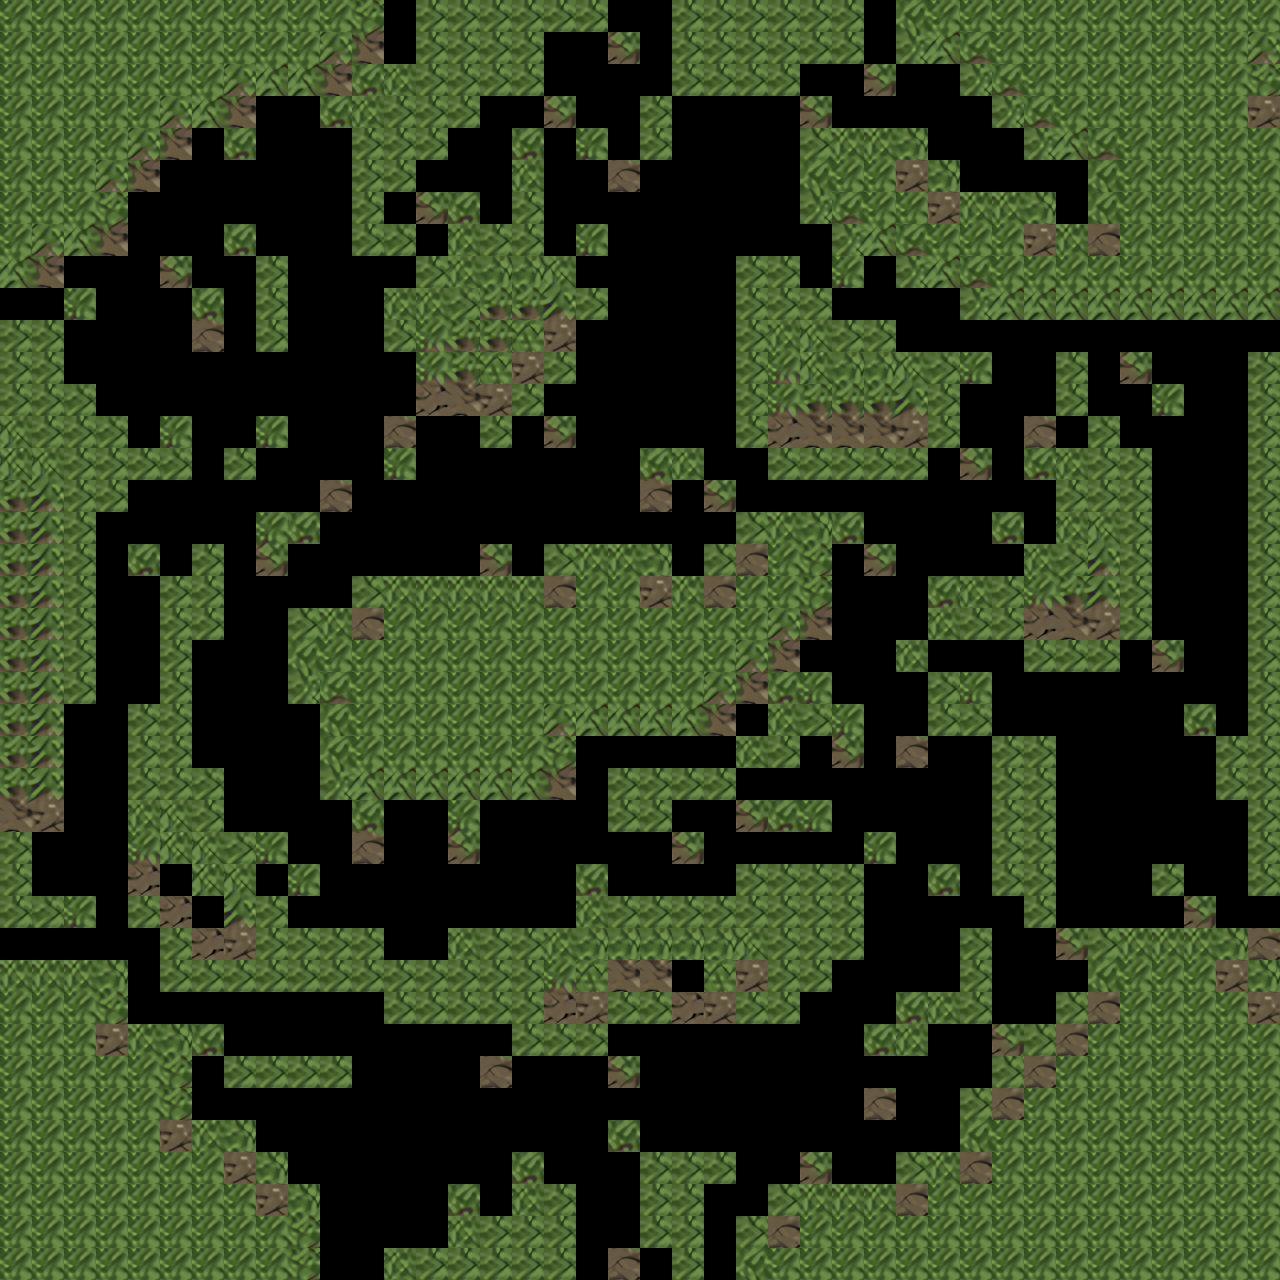

Below is a game level as drawn by its tile map, then a one-line description and the .tmx file that defines it, in full:
An orthogonal 40x40 tile map with 32x32 px tiles, 1 tile layer (Kachelebene 1) and 2 objects (start, goal).

<map version="1.0" tiledversion="2018.05.24" orientation="orthogonal" renderorder="left-up" width="40" height="40" tilewidth="32" tileheight="32" infinite="0" nextlayerid="3" nextobjectid="3">
 <tileset firstgid="1" source="grass.tsx" />
 <layer id="1" name="Kachelebene 1" width="40" height="40">
  <data encoding="csv">
52,52,52,52,52,52,52,52,52,52,52,53,28,1,1,1,1,1,1,39,18,1,1,1,1,1,1,26,51,52,52,52,52,52,52,52,52,52,52,52,
52,52,52,52,52,52,52,52,52,52,54,63,28,1,1,1,1,39,17,70,28,1,1,1,1,1,1,26,61,62,55,52,52,52,52,52,52,52,52,54,
52,52,52,52,52,52,52,54,62,62,63,59,50,1,1,1,1,26,27,19,38,1,1,1,1,39,17,70,27,27,61,55,52,52,52,52,52,52,52,53,
52,52,52,52,52,54,62,63,27,27,59,50,1,1,1,16,17,70,27,28,1,39,17,17,17,70,27,27,27,19,20,61,55,52,52,52,52,52,52,64,
52,52,52,52,54,63,27,59,37,20,28,1,1,1,16,30,59,37,60,28,1,36,37,37,20,41,42,42,43,29,30,27,61,62,55,52,52,52,52,52,
52,52,52,54,63,27,27,29,40,26,28,1,1,16,30,19,50,16,30,69,17,17,17,17,30,51,52,52,64,43,27,27,27,27,51,52,52,52,52,52,
52,52,52,53,19,20,27,27,28,26,28,1,16,70,59,38,1,26,27,27,27,27,27,27,27,61,55,52,52,64,42,42,43,27,51,52,52,52,52,52,
52,54,62,63,28,26,27,59,38,26,28,1,49,37,50,1,1,36,60,27,27,27,19,37,37,20,61,62,55,52,52,52,64,42,65,52,52,52,52,52,
62,63,27,27,29,70,27,28,1,26,29,17,40,1,46,47,47,48,36,37,20,27,28,1,1,36,60,27,61,62,55,52,52,52,52,52,52,52,52,52,
37,37,60,27,27,27,59,38,1,26,27,19,50,46,45,57,57,58,1,39,30,27,28,1,1,1,36,37,20,27,61,62,62,62,62,62,62,62,62,62,
1,1,26,27,27,27,69,18,1,26,27,28,1,56,57,57,34,68,39,30,27,27,28,1,46,48,1,1,36,20,27,27,19,37,37,20,27,27,19,37,
1,1,26,27,27,27,27,29,17,30,27,29,18,56,57,34,68,1,26,27,27,27,28,1,56,44,47,47,48,49,60,27,28,1,39,70,27,27,28,1,
1,1,49,20,27,27,27,27,27,27,27,27,28,66,67,68,1,16,30,27,27,27,28,1,56,57,57,57,58,1,26,27,28,1,26,19,60,27,28,1,
48,1,1,49,37,60,19,37,60,27,27,27,69,17,40,1,39,70,27,27,27,19,38,1,66,67,67,67,68,1,26,27,69,40,49,38,26,27,28,1,
44,48,1,1,1,49,38,1,26,27,19,37,60,27,29,17,30,27,27,27,59,50,39,40,1,1,1,1,1,16,70,27,59,50,1,1,26,27,28,1,
57,58,1,1,39,17,17,17,30,27,69,17,30,27,27,27,27,27,27,27,69,17,70,29,17,17,17,17,17,30,27,27,28,1,1,1,26,27,28,1,
57,58,1,39,30,19,37,37,60,59,37,37,37,37,37,20,27,27,27,27,27,27,27,41,42,43,59,20,27,27,27,59,38,46,48,1,26,27,28,1,
57,58,1,26,59,38,1,16,70,28,39,17,17,17,17,70,27,41,42,42,43,27,41,65,52,53,29,70,27,27,19,38,46,45,58,1,26,27,28,1,
57,58,1,26,28,1,1,26,27,29,30,41,42,42,42,42,42,65,52,52,64,42,65,52,52,53,27,27,27,59,50,1,56,57,58,1,26,27,28,1,
57,58,1,26,28,1,1,26,27,41,42,65,52,52,52,52,52,52,52,52,52,52,52,52,54,63,27,27,19,50,1,1,66,67,68,1,26,27,28,1,
57,58,1,26,28,1,16,30,27,51,52,52,52,52,52,52,52,52,52,52,52,52,52,54,63,27,27,19,50,39,17,40,1,1,1,39,70,27,28,1,
57,58,1,36,38,1,26,27,27,61,55,52,52,52,52,52,52,52,52,52,52,52,54,63,59,60,27,29,40,49,60,29,17,17,17,30,27,27,28,1,
57,58,16,18,1,1,26,27,27,27,51,52,52,52,52,52,52,54,62,62,62,62,63,19,50,49,60,27,28,1,49,37,37,20,27,27,27,59,38,1,
57,58,26,28,1,1,26,27,27,27,51,52,52,52,52,52,52,53,19,37,37,37,37,50,1,39,70,27,69,17,40,1,1,26,27,27,27,28,1,1,
57,58,26,28,1,1,49,20,27,27,61,62,62,62,62,62,62,63,28,1,1,1,1,16,17,30,27,27,27,27,28,1,1,26,27,27,27,28,1,1,
67,68,26,28,46,48,1,26,27,27,27,59,37,37,60,27,19,37,38,1,1,16,17,70,59,60,27,27,27,27,28,1,1,26,27,19,20,29,40,1,
1,39,30,28,56,44,48,49,60,27,27,69,17,17,70,27,28,16,17,17,17,70,19,37,38,36,37,60,27,27,28,1,1,26,27,28,36,20,28,1,
1,26,27,28,66,35,44,48,36,60,27,27,27,27,27,27,29,30,59,37,37,37,38,1,1,1,1,26,27,59,38,1,1,26,27,28,1,26,28,1,
1,49,60,28,1,66,35,58,1,36,37,37,20,27,19,37,37,37,50,1,1,1,1,1,1,1,1,26,27,28,39,18,1,26,27,29,17,70,29,40,
17,17,30,29,18,1,66,68,1,1,1,1,36,37,50,1,1,46,47,47,47,47,47,48,1,1,1,26,27,28,49,38,39,70,41,42,42,42,43,69,
42,42,42,43,28,1,1,1,1,1,1,1,1,1,1,1,1,56,34,67,67,35,34,68,1,1,16,30,27,28,1,39,30,27,51,52,52,52,64,43,
52,52,52,53,29,17,17,17,17,17,17,18,1,1,1,1,1,66,68,1,1,66,68,1,1,39,30,27,59,50,1,26,27,41,65,52,52,52,52,64,
52,52,52,64,42,43,59,37,37,37,37,38,16,17,17,40,1,1,1,39,17,17,17,17,17,30,27,59,50,16,17,70,41,65,52,52,52,52,52,52,
52,52,52,52,52,53,28,1,1,1,1,39,30,27,27,69,17,17,17,70,27,27,27,27,27,27,27,28,39,30,27,41,65,52,52,52,52,52,52,52,
52,52,52,52,52,53,29,17,17,17,17,30,27,27,27,27,27,27,27,27,27,27,27,27,27,27,27,69,30,27,41,65,52,52,52,52,52,52,52,52,
52,52,52,52,52,64,42,43,27,27,27,27,27,27,27,27,27,27,27,59,37,37,37,37,37,20,27,27,27,27,51,52,52,52,52,52,52,52,52,52,
52,52,52,52,52,52,52,64,43,27,27,27,27,27,27,27,59,37,20,28,1,1,1,39,17,70,27,27,41,42,65,52,52,52,52,52,52,52,52,52,
52,52,52,52,52,52,52,52,64,43,27,27,27,27,59,37,50,1,26,28,1,1,39,30,41,42,42,42,65,52,52,52,52,52,52,52,52,52,52,52,
52,52,52,52,52,52,52,52,52,53,27,27,19,37,50,1,1,1,26,28,1,1,26,41,65,52,52,52,52,52,52,52,52,52,52,52,52,52,52,52,
52,52,52,52,52,52,52,52,52,53,19,37,50,1,1,1,1,1,26,69,40,1,26,51,52,52,52,52,52,52,52,52,52,52,52,52,52,52,52,52
</data>
 </layer>
 <objectgroup id="2" name="Objektebene 1">
  <object id="1" name="start" x="1166" y="76">
   <point />
  </object>
  <object id="2" name="goal" x="96" y="1122">
   <point />
  </object>
 </objectgroup>
</map>